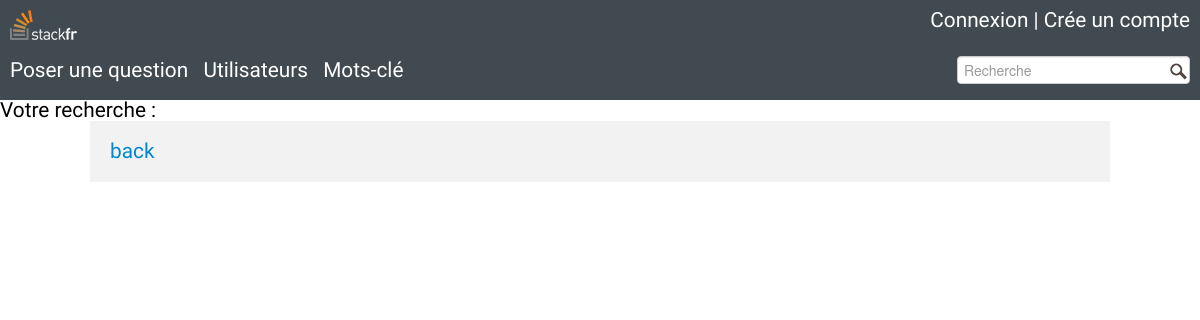
Page /recherche.php on the earlier database version.
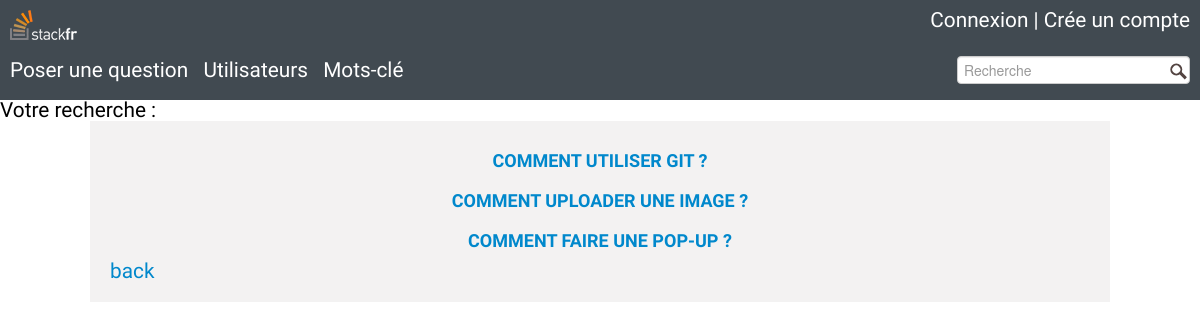
Same page on the later database version.
### tables this page shows
CREATE TABLE IF NOT EXISTS `question` (
  `id` int(11) NOT NULL AUTO_INCREMENT,
  `title` varchar(250) NOT NULL,
  `content` text NOT NULL,
  `tags` varchar(255) NOT NULL,
  `user_id` int(11) NOT NULL,
  `dateCreated` datetime NOT NULL,
  `dateModified` datetime NOT NULL,
  `vues` int(11) NOT NULL,
  `points` int(11) NOT NULL,
  PRIMARY KEY (`id`)
);

### recherche.php (the view, shortened to what this page needs)
 <?php
 	include("db.php");
	include("inc/header.php");
	include("inc/nav.php");
	$recherche="";
	echo"Votre recherche :"." ".($recherche);
	echo"<br/>";
	$sql = "SELECT title,question.id FROM question
				WHERE tags LIKE '%$recherche%'";
			$stmt = $dbh->prepare($sql);
			$stmt->execute();
			$questions_tag = $stmt->fetchAll();
?>
<section class="container">
	<?php foreach($questions_tag as $question_tag){ ?>
		<h3>
			<a href="detail_question.php?id=<?= $question_tag['id'];?>"   id="lien_question" title=""><?php echo $question_tag['title']; ?></a>
		</h3>
	<?php } ?>
	<a href="index.php" id="back">back</a>
</section>
<?php
include("inc/footer.php");
?>

Differences in the rows shown:
added question: title "COMMENT UTILISER GIT ?"
added question: title "COMMENT UPLOADER UNE IMAGE ?"
added question: title "COMMENT FAIRE UNE POP-UP ?"
